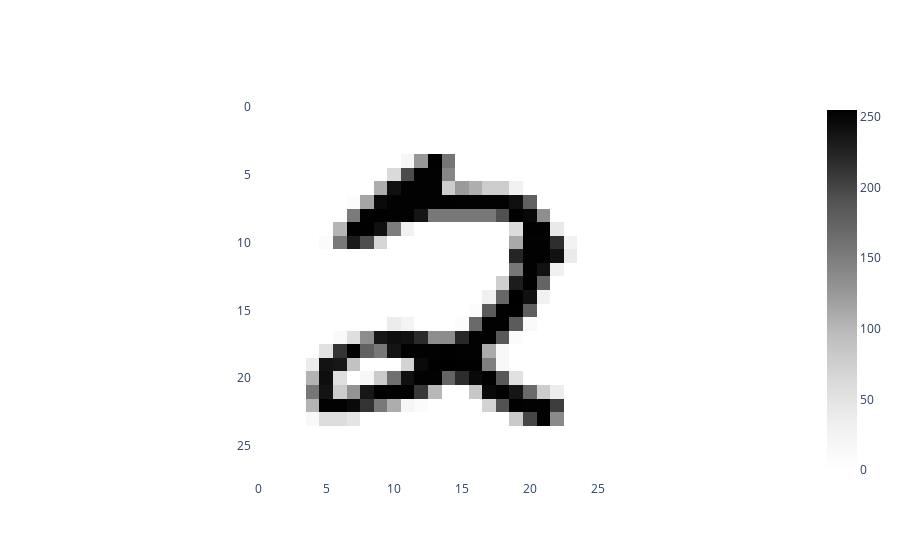

The cell this chart's notebook holds for it:
### Code cell
from gtda.plotting import plot_heatmap
sample_idx= np.random.randint(5000)
sample = X_train[sample_idx]

plot_heatmap(sample)

### Figure 1 — Plotly figure (JSON) as saved in the notebook; plotly's stock layout.template omitted (floating-point values rounded to 4 significant figures; data arrays with more than 128 entries replaced by an {"elided": "..."} marker saying what was removed)
{"data": [{"colorscale": [[0, "rgb(255,255,255)"], [0.125, "rgb(240,240,240)"], [0.25, "rgb(217,217,217)"], [0.375, "rgb(189,189,189)"], [0.5, "rgb(150,150,150)"], [0.625, "rgb(115,115,115)"], [0.75, "rgb(82,82,82)"], [0.875, "rgb(37,37,37)"], [1, "rgb(0,0,0)"]], "type": "heatmap", "z": {"elided": "28x28 int values"}}], "layout": {"plot_bgcolor": "white", "xaxis": {"constrain": "domain", "scaleanchor": "y"}, "yaxis": {"autorange": "reversed", "constrain": "domain"}}}
